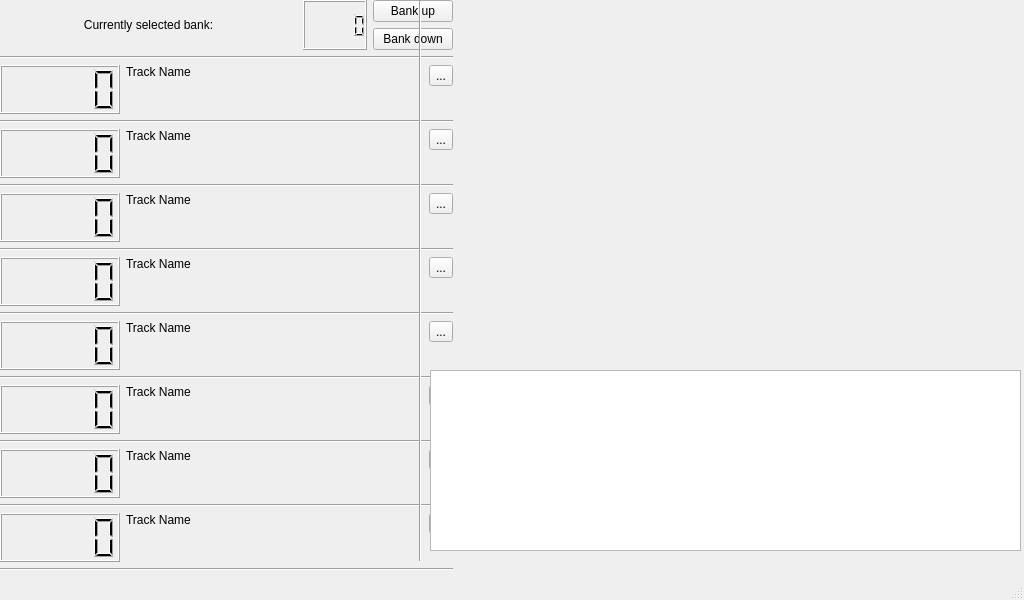
<?xml version="1.0" encoding="UTF-8"?>
<ui version="4.0">
 <class>root</class>
 <widget class="QMainWindow" name="root">
  <property name="geometry">
   <rect>
    <x>0</x>
    <y>0</y>
    <width>1024</width>
    <height>600</height>
   </rect>
  </property>
  <property name="windowTitle">
   <string>MainWindow</string>
  </property>
  <widget class="QWidget" name="centralwidget">
   <widget class="QWidget" name="verticalLayoutWidget">
    <property name="geometry">
     <rect>
      <x>0</x>
      <y>0</y>
      <width>411</width>
      <height>561</height>
     </rect>
    </property>
    <layout class="QVBoxLayout" name="verticalLayout">
     <property name="sizeConstraint">
      <enum>QLayout::SetFixedSize</enum>
     </property>
     <item>
      <layout class="QVBoxLayout" name="verticalLayout_2">
       <item>
        <layout class="QHBoxLayout" name="horizontalLayout_10">
         <item>
          <layout class="QVBoxLayout" name="verticalLayout_9">
           <item>
            <layout class="QHBoxLayout" name="horizontalLayout_13">
             <item>
              <widget class="QLabel" name="trackTitle">
               <property name="minimumSize">
                <size>
                 <width>297</width>
                 <height>49</height>
                </size>
               </property>
               <property name="text">
                <string>Currently selected bank:</string>
               </property>
               <property name="alignment">
                <set>Qt::AlignCenter</set>
               </property>
              </widget>
             </item>
             <item>
              <widget class="QLCDNumber" name="lcdNumber"/>
             </item>
            </layout>
           </item>
          </layout>
         </item>
         <item>
          <layout class="QHBoxLayout" name="horizontalLayout_11">
           <item>
            <layout class="QVBoxLayout" name="verticalLayout_8">
             <item>
              <widget class="QPushButton" name="pushButton">
               <property name="text">
                <string>Bank up</string>
               </property>
              </widget>
             </item>
             <item>
              <widget class="QPushButton" name="pushButton_2">
               <property name="text">
                <string>Bank down</string>
               </property>
              </widget>
             </item>
            </layout>
           </item>
          </layout>
         </item>
        </layout>
       </item>
       <item>
        <widget class="Line" name="line">
         <property name="orientation">
          <enum>Qt::Horizontal</enum>
         </property>
        </widget>
       </item>
       <item>
        <layout class="QHBoxLayout" name="horizontalLayout_2">
         <item>
          <widget class="QLCDNumber" name="trackNumber1"/>
         </item>
         <item>
          <widget class="QLabel" name="trackNameLabel1">
           <property name="minimumSize">
            <size>
             <width>297</width>
             <height>49</height>
            </size>
           </property>
           <property name="text">
            <string>Track Name</string>
           </property>
           <property name="alignment">
            <set>Qt::AlignLeading|Qt::AlignLeft|Qt::AlignTop</set>
           </property>
           <property name="margin">
            <number>10</number>
           </property>
          </widget>
         </item>
         <item alignment="Qt::AlignTop">
          <widget class="QToolButton" name="trackMuteButton1">
           <property name="statusTip">
            <string>Mute/unmute track</string>
           </property>
           <property name="text">
            <string>...</string>
           </property>
           <property name="icon">
            <iconset>
             <selectedoff>:/newPrefix/icons/Media-Controls-Mute-icon.png</selectedoff>
             <selectedon>:/newPrefix/icons/muted.png</selectedon>
            </iconset>
           </property>
          </widget>
         </item>
        </layout>
       </item>
       <item>
        <widget class="Line" name="line_2">
         <property name="orientation">
          <enum>Qt::Horizontal</enum>
         </property>
        </widget>
       </item>
       <item>
        <layout class="QHBoxLayout" name="horizontalLayout_3">
         <item>
          <widget class="QLCDNumber" name="trackNumber2"/>
         </item>
         <item>
          <widget class="QLabel" name="trackNameLabel2">
           <property name="minimumSize">
            <size>
             <width>297</width>
             <height>49</height>
            </size>
           </property>
           <property name="text">
            <string>Track Name</string>
           </property>
           <property name="alignment">
            <set>Qt::AlignLeading|Qt::AlignLeft|Qt::AlignTop</set>
           </property>
           <property name="margin">
            <number>10</number>
           </property>
          </widget>
         </item>
         <item alignment="Qt::AlignTop">
          <widget class="QToolButton" name="trackMuteButton2">
           <property name="statusTip">
            <string>Mute/unmute track</string>
           </property>
           <property name="text">
            <string>...</string>
           </property>
           <property name="icon">
            <iconset>
             <selectedoff>:/newPrefix/icons/Media-Controls-Mute-icon.png</selectedoff>
             <selectedon>:/newPrefix/icons/muted.png</selectedon>
            </iconset>
           </property>
          </widget>
         </item>
        </layout>
       </item>
       <item>
        <widget class="Line" name="line_3">
         <property name="orientation">
          <enum>Qt::Horizontal</enum>
         </property>
        </widget>
       </item>
       <item>
        <layout class="QHBoxLayout" name="horizontalLayout_4">
         <item>
          <widget class="QLCDNumber" name="trackNumber3"/>
         </item>
         <item>
          <widget class="QLabel" name="trackNameLabel3">
           <property name="minimumSize">
            <size>
             <width>297</width>
             <height>49</height>
            </size>
           </property>
           <property name="text">
            <string>Track Name</string>
           </property>
           <property name="alignment">
            <set>Qt::AlignLeading|Qt::AlignLeft|Qt::AlignTop</set>
           </property>
           <property name="margin">
            <number>10</number>
           </property>
          </widget>
         </item>
         <item alignment="Qt::AlignTop">
          <widget class="QToolButton" name="trackMuteButton3">
           <property name="statusTip">
            <string>Mute/unmute track</string>
           </property>
           <property name="text">
            <string>...</string>
           </property>
           <property name="icon">
            <iconset>
             <selectedoff>:/newPrefix/icons/Media-Controls-Mute-icon.png</selectedoff>
             <selectedon>:/newPrefix/icons/muted.png</selectedon>
            </iconset>
           </property>
          </widget>
         </item>
        </layout>
       </item>
       <item>
        <widget class="Line" name="line_4">
         <property name="orientation">
          <enum>Qt::Horizontal</enum>
         </property>
        </widget>
       </item>
       <item>
        <layout class="QHBoxLayout" name="horizontalLayout_5">
         <item>
          <widget class="QLCDNumber" name="lcdNumber_4"/>
         </item>
         <item>
          <widget class="QLabel" name="trackNameLabel4">
           <property name="minimumSize">
            <size>
             <width>297</width>
             <height>49</height>
            </size>
           </property>
           <property name="text">
            <string>Track Name</string>
           </property>
           <property name="alignment">
            <set>Qt::AlignLeading|Qt::AlignLeft|Qt::AlignTop</set>
           </property>
           <property name="margin">
            <number>10</number>
           </property>
          </widget>
         </item>
         <item alignment="Qt::AlignTop">
          <widget class="QToolButton" name="trackMuteButton4">
           <property name="statusTip">
            <string>Mute/unmute track</string>
           </property>
           <property name="text">
            <string>...</string>
           </property>
           <property name="icon">
            <iconset>
             <selectedoff>:/newPrefix/icons/Media-Controls-Mute-icon.png</selectedoff>
             <selectedon>:/newPrefix/icons/muted.png</selectedon>
            </iconset>
           </property>
          </widget>
         </item>
        </layout>
       </item>
       <item>
        <widget class="Line" name="line_5">
         <property name="orientation">
          <enum>Qt::Horizontal</enum>
         </property>
        </widget>
       </item>
       <item>
        <layout class="QHBoxLayout" name="horizontalLayout_6">
         <item>
          <widget class="QLCDNumber" name="trackNumber5"/>
         </item>
         <item>
          <widget class="QLabel" name="trackNameLabel5">
           <property name="minimumSize">
            <size>
             <width>297</width>
             <height>49</height>
            </size>
           </property>
           <property name="text">
            <string>Track Name</string>
           </property>
           <property name="alignment">
            <set>Qt::AlignLeading|Qt::AlignLeft|Qt::AlignTop</set>
           </property>
           <property name="margin">
            <number>10</number>
           </property>
          </widget>
         </item>
         <item alignment="Qt::AlignTop">
          <widget class="QToolButton" name="trackMuteButton5">
           <property name="statusTip">
            <string>Mute/unmute track</string>
           </property>
           <property name="text">
            <string>...</string>
           </property>
           <property name="icon">
            <iconset>
             <selectedoff>:/newPrefix/icons/Media-Controls-Mute-icon.png</selectedoff>
             <selectedon>:/newPrefix/icons/muted.png</selectedon>
            </iconset>
           </property>
          </widget>
         </item>
        </layout>
       </item>
       <item>
        <widget class="Line" name="line_6">
         <property name="orientation">
          <enum>Qt::Horizontal</enum>
         </property>
        </widget>
       </item>
       <item>
        <layout class="QHBoxLayout" name="horizontalLayout_7">
         <item>
          <widget class="QLCDNumber" name="trackNumber6"/>
         </item>
         <item>
          <widget class="QLabel" name="trackNameLabel6">
           <property name="minimumSize">
            <size>
             <width>297</width>
             <height>49</height>
            </size>
           </property>
           <property name="text">
            <string>Track Name</string>
           </property>
           <property name="alignment">
            <set>Qt::AlignLeading|Qt::AlignLeft|Qt::AlignTop</set>
           </property>
           <property name="margin">
            <number>10</number>
           </property>
          </widget>
         </item>
         <item alignment="Qt::AlignTop">
          <widget class="QToolButton" name="trackMuteButton6">
           <property name="statusTip">
            <string>Mute/unmute track</string>
           </property>
           <property name="text">
            <string>...</string>
           </property>
           <property name="icon">
            <iconset>
             <selectedoff>:/newPrefix/icons/Media-Controls-Mute-icon.png</selectedoff>
             <selectedon>:/newPrefix/icons/muted.png</selectedon>
            </iconset>
           </property>
          </widget>
         </item>
        </layout>
       </item>
       <item>
        <widget class="Line" name="line_7">
         <property name="orientation">
          <enum>Qt::Horizontal</enum>
         </property>
        </widget>
       </item>
       <item>
        <layout class="QHBoxLayout" name="horizontalLayout_8">
         <item>
          <widget class="QLCDNumber" name="trackNumber7"/>
         </item>
         <item>
          <widget class="QLabel" name="trackNameLabel7">
           <property name="minimumSize">
            <size>
             <width>297</width>
             <height>49</height>
            </size>
           </property>
           <property name="text">
            <string>Track Name</string>
           </property>
           <property name="alignment">
            <set>Qt::AlignLeading|Qt::AlignLeft|Qt::AlignTop</set>
           </property>
           <property name="margin">
            <number>10</number>
           </property>
          </widget>
         </item>
         <item alignment="Qt::AlignTop">
          <widget class="QToolButton" name="trackMuteButton7">
           <property name="statusTip">
            <string>Mute/unmute track</string>
           </property>
           <property name="text">
            <string>...</string>
           </property>
           <property name="icon">
            <iconset>
             <selectedoff>:/newPrefix/icons/Media-Controls-Mute-icon.png</selectedoff>
             <selectedon>:/newPrefix/icons/muted.png</selectedon>
            </iconset>
           </property>
          </widget>
         </item>
        </layout>
       </item>
       <item>
        <widget class="Line" name="line_8">
         <property name="orientation">
          <enum>Qt::Horizontal</enum>
         </property>
        </widget>
       </item>
       <item>
        <layout class="QHBoxLayout" name="horizontalLayout_9">
         <item>
          <widget class="QLCDNumber" name="trackNumber8"/>
         </item>
         <item>
          <widget class="QLabel" name="trackNameLabel8">
           <property name="minimumSize">
            <size>
             <width>297</width>
             <height>49</height>
            </size>
           </property>
           <property name="text">
            <string>Track Name</string>
           </property>
           <property name="alignment">
            <set>Qt::AlignLeading|Qt::AlignLeft|Qt::AlignTop</set>
           </property>
           <property name="margin">
            <number>10</number>
           </property>
          </widget>
         </item>
         <item alignment="Qt::AlignTop">
          <widget class="QToolButton" name="trackMuteButton8">
           <property name="statusTip">
            <string>Mute/unmute track</string>
           </property>
           <property name="text">
            <string>...</string>
           </property>
           <property name="icon">
            <iconset>
             <selectedoff>:/newPrefix/icons/Media-Controls-Mute-icon.png</selectedoff>
             <selectedon>:/newPrefix/icons/muted.png</selectedon>
            </iconset>
           </property>
          </widget>
         </item>
        </layout>
       </item>
       <item>
        <widget class="Line" name="line_9">
         <property name="orientation">
          <enum>Qt::Horizontal</enum>
         </property>
        </widget>
       </item>
      </layout>
     </item>
    </layout>
   </widget>
   <widget class="Line" name="line_10">
    <property name="geometry">
     <rect>
      <x>410</x>
      <y>0</y>
      <width>20</width>
      <height>561</height>
     </rect>
    </property>
    <property name="orientation">
     <enum>Qt::Vertical</enum>
    </property>
   </widget>
   <widget class="QPlainTextEdit" name="plainTextEdit">
    <property name="geometry">
     <rect>
      <x>430</x>
      <y>370</y>
      <width>591</width>
      <height>181</height>
     </rect>
    </property>
   </widget>
  </widget>
  <widget class="QMenuBar" name="menubar">
   <property name="geometry">
    <rect>
     <x>0</x>
     <y>0</y>
     <width>1024</width>
     <height>20</height>
    </rect>
   </property>
  </widget>
  <widget class="QStatusBar" name="statusbar"/>
 </widget>
 <resources>
  <include location="pimote_gui.qrc"/>
 </resources>
 <connections/>
</ui>
